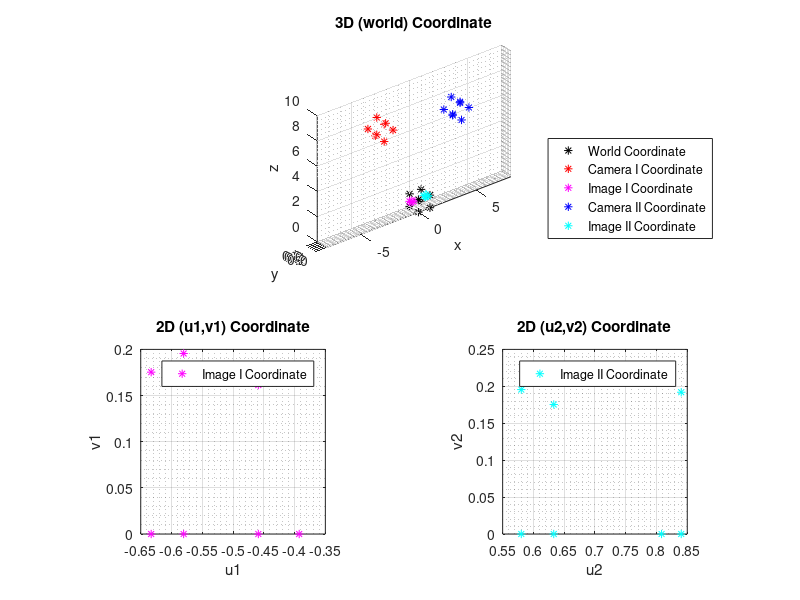

MATLAB code to generate this figure:
clear; clc; close all

XYZ = [ 0 1 1 0 0 1 1 0; ...
        0 0 1 1 0 0 1 1; ...
        0 0 0 0 1 1 1 1]; % world frame
    
% Camera I
thetax1 = 180; % rotational angle
thetay1 = -40;
Rx1 = [1 0 0; 0 cosd(thetax1) -sind(thetax1); 0 sind(thetax1) cosd(thetax1)]; % rotational matrix around x-axis
Ry1 = [cosd(thetay1) 0 sind(thetay1); 0 1 0; -sind(thetay1) 0 cosd(thetay1)]; % rotational matrix around y-axis
T1 = [2; 1; 8]; % translational matrix
f1 = 1.3; % focal length

% Camera II
thetax2 = 180; % rotational angle
thetay2 = 40;
Rx2 = [1 0 0; 0 cosd(thetax2) -sind(thetax2); 0 sind(thetax2) cosd(thetax2)]; % rotational matrix around x-axis
Ry2 = [cosd(thetay2) 0 sind(thetay2); 0 1 0; -sind(thetay2) 0 cosd(thetay2)]; % rotational matrix around y-axis
T2 = [-2; 1; 8]; % translational matrix
f2 = 1.3; % focal length

xyz1 = zeros(size(XYZ,1),size(XYZ,2));
xyz2 = zeros(size(XYZ,1),size(XYZ,2));
for i = 1:size(xyz1,2)
   xyz1(:,i) = Ry1*(Rx1*XYZ(:,i) + T1); % camera I frame
   xyz2(:,i) = Ry2*(Rx2*XYZ(:,i) + T2); % camera II frame
end

u1 = zeros(1,size(XYZ,2));
v1 = zeros(1,size(XYZ,2));

u2 = zeros(1,size(XYZ,2));
v2 = zeros(1,size(XYZ,2));

for i = 1:size(xyz1,2)
    u1(i) = f1*xyz1(1,i)/xyz1(3,i);
    v1(i) = f1*xyz1(2,i)/xyz1(3,i);
    
    u2(i) = f2*xyz2(1,i)/xyz2(3,i);
    v2(i) = f2*xyz2(2,i)/xyz2(3,i);
end

subplot(2,2,1:2)
plot3(XYZ(1,:),XYZ(2,:),XYZ(3,:),'k*',...
      xyz1(1,:),xyz1(2,:),xyz1(3,:),'r*',...
      u1,v1,ones(1,length(u1)),'m*',...
      xyz2(1,:),xyz2(2,:),xyz2(3,:),'b*',...
      u2,v2,ones(1,length(u2)),'c*')
legend('World Coordinate','Camera I Coordinate','Image I Coordinate','Camera II Coordinate','Image II Coordinate')
xlabel('x')
ylabel('y')
zlabel('z')
title('3D (world) Coordinate')
grid on
grid minor
axis equal
axis([-8 8 0 1 0 10])

subplot(2,2,3)
plot(u1,v1,'m*')
xlabel('u1')
ylabel('v1')
title('2D (u1,v1) Coordinate')
legend('Image I Coordinate','Location','Best')
grid on
grid minor
axis square
% axis([-2 2 -0.1 0.3])

subplot(2,2,4)
plot(u2,v2,'c*')
xlabel('u2')
ylabel('v2')
title('2D (u2,v2) Coordinate')
legend('Image II Coordinate','Location','Best')
grid on
grid minor
axis square
% axis([-2 2 -0.1 0.3])

%% Calculating depth Z
camera_centroid = 8; % equal for both cameras
Z = camera_centroid - XYZ(3,:)

%% Storing variables
x = XYZ(1,:);
y = XYZ(2,:);
z = XYZ(3,:);
u = u1;
v = v1;
RyRx = Ry1*Rx1;
RyT = Ry1*T1;
f = f1;
save('PoseEstimation.mat','x','y','z','u','v','RyRx','RyT','f','xyz1')
save('StereoVisionGeneral.mat','u1','v1','u2','v2','Rx1','Ry1','T1','Rx2','Ry2','T2','f')